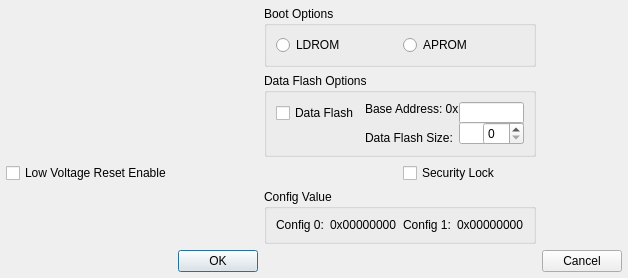
<?xml version="1.0" ?>
<ui version="4.0">
  <class>Dialog</class>
  <widget class="QDialog" name="Dialog">
    <property name="geometry">
      <rect>
        <x>0</x>
        <y>0</y>
        <width>287</width>
        <height>190</height>
      </rect>
    </property>
    <layout class="QGridLayout" name="outer_layout">
      <property name="leftMargin">
        <number>6</number>
      </property>
      <property name="topMargin">
        <number>6</number>
      </property>
      <property name="rightMargin">
        <number>6</number>
      </property>
      <property name="bottomMargin">
        <number>6</number>
      </property>
      <property name="spacing">
        <number>6</number>
      </property>
      <item row="0" column="2" colspan="2">
        <widget class="QGroupBox" name="IDC_GROUP_BOOT_SELECT">
          <property name="title">
            <string>Boot Options</string>
          </property>
          <layout class="QHBoxLayout" name="layout_IDC_GROUP_BOOT_SELECT">
            <item>
              <widget class="QRadioButton" name="IDC_RADIO_BS_LDROM">
                <property name="text">
                  <string>LDROM</string>
                </property>
              </widget>
            </item>
            <item>
              <widget class="QRadioButton" name="IDC_RADIO_BS_APROM">
                <property name="text">
                  <string>APROM</string>
                </property>
              </widget>
            </item>
          </layout>
        </widget>
      </item>
      <item row="2" column="0">
        <widget class="QCheckBox" name="IDC_CHECK_LVOL_RSTEN">
          <property name="text">
            <string>Low Voltage Reset Enable</string>
          </property>
        </widget>
      </item>
      <item row="2" column="3">
        <widget class="QCheckBox" name="IDC_CHECK_SECURITY_LOCK">
          <property name="text">
            <string>Security Lock</string>
          </property>
        </widget>
      </item>
      <item row="3" column="2" colspan="2">
        <widget class="QGroupBox" name="IDC_GROUP_CONFIG_VALUE">
          <property name="title">
            <string>Config Value</string>
          </property>
          <layout class="QHBoxLayout" name="layout_IDC_GROUP_CONFIG_VALUE">
            <item>
              <widget class="QLabel" name="IDC_STATIC_CONFIG_0">
                <property name="text">
                  <string>Config 0:</string>
                </property>
              </widget>
            </item>
            <item>
              <widget class="QLabel" name="IDC_STATIC_CONFIG_VALUE_0">
                <property name="text">
                  <string>0x00000000</string>
                </property>
              </widget>
            </item>
            <item>
              <widget class="QLabel" name="IDC_STATIC_CONFIG_1">
                <property name="text">
                  <string>Config 1:</string>
                </property>
              </widget>
            </item>
            <item>
              <widget class="QLabel" name="IDC_STATIC_CONFIG_VALUE_1">
                <property name="text">
                  <string>0x00000000</string>
                </property>
              </widget>
            </item>
          </layout>
        </widget>
      </item>
      <item row="4" column="1">
        <widget class="QPushButton" name="IDOK">
          <property name="text">
            <string>OK</string>
          </property>
        </widget>
      </item>
      <item row="4" column="4">
        <widget class="QPushButton" name="IDCANCEL">
          <property name="text">
            <string>Cancel</string>
          </property>
        </widget>
      </item>
      <item row="1" column="2" colspan="2">
        <widget class="QGroupBox" name="IDC_GROUP_DATA_FLASH">
          <property name="title">
            <string>Data Flash Options</string>
          </property>
          <layout class="QGridLayout" name="layout_IDC_GROUP_DATA_FLASH">
            <item row="0" column="0" rowspan="2">
              <widget class="QCheckBox" name="IDC_CHECK_DATA_FLASH_ENABLE">
                <property name="text">
                  <string>Data Flash</string>
                </property>
              </widget>
            </item>
            <item row="0" column="1" colspan="2">
              <widget class="QLabel" name="IDC_STATIC_FLASH_BASE_ADDRESS">
                <property name="text">
                  <string>Base Address: 0x</string>
                </property>
              </widget>
            </item>
            <item row="0" column="2" rowspan="2" colspan="2">
              <widget class="QLineEdit" name="IDC_EDIT_FLASH_BASE_ADDRESS"/>
            </item>
            <item row="1" column="2" rowspan="2" colspan="2">
              <widget class="QLineEdit" name="IDC_EDIT_DATA_FLASH_SIZE"/>
            </item>
            <item row="1" column="3" rowspan="2">
              <widget class="QSpinBox" name="IDC_SPIN_DATA_FLASH_SIZE"/>
            </item>
            <item row="2" column="1">
              <widget class="QLabel" name="IDC_STATIC_DATA_FLASH_SIZE">
                <property name="text">
                  <string>Data Flash Size:</string>
                </property>
              </widget>
            </item>
          </layout>
        </widget>
      </item>
    </layout>
  </widget>
  <resources/>
  <connections/>
</ui>
